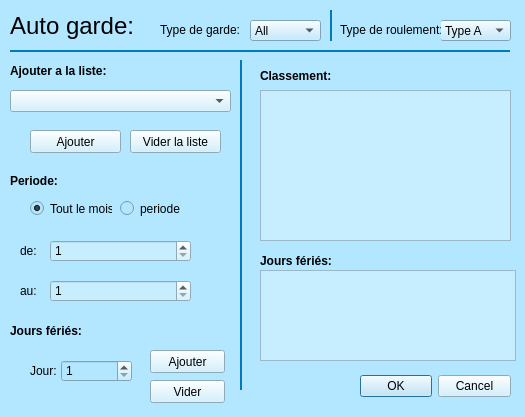
<?xml version="1.0" encoding="UTF-8"?>
<ui version="4.0">
 <class>Dialog</class>
 <widget class="QDialog" name="Dialog">
  <property name="geometry">
   <rect>
    <x>0</x>
    <y>0</y>
    <width>525</width>
    <height>417</height>
   </rect>
  </property>
  <property name="sizePolicy">
   <sizepolicy hsizetype="Fixed" vsizetype="Fixed">
    <horstretch>0</horstretch>
    <verstretch>0</verstretch>
   </sizepolicy>
  </property>
  <property name="minimumSize">
   <size>
    <width>525</width>
    <height>417</height>
   </size>
  </property>
  <property name="maximumSize">
   <size>
    <width>525</width>
    <height>417</height>
   </size>
  </property>
  <property name="windowTitle">
   <string>Dialog</string>
  </property>
  <property name="styleSheet">
   <string notr="true">background-color: rgb(179, 230, 255);</string>
  </property>
  <widget class="QDialogButtonBox" name="buttonBox">
   <property name="geometry">
    <rect>
     <x>360</x>
     <y>370</y>
     <width>151</width>
     <height>32</height>
    </rect>
   </property>
   <property name="styleSheet">
    <string notr="true">background-color: rgb(199, 238, 255);</string>
   </property>
   <property name="orientation">
    <enum>Qt::Horizontal</enum>
   </property>
   <property name="standardButtons">
    <set>QDialogButtonBox::Cancel|QDialogButtonBox::Ok</set>
   </property>
  </widget>
  <widget class="QLabel" name="label">
   <property name="geometry">
    <rect>
     <x>10</x>
     <y>10</y>
     <width>131</width>
     <height>31</height>
    </rect>
   </property>
   <property name="font">
    <font>
     <pointsize>18</pointsize>
    </font>
   </property>
   <property name="layoutDirection">
    <enum>Qt::LeftToRight</enum>
   </property>
   <property name="styleSheet">
    <string notr="true"/>
   </property>
   <property name="text">
    <string>Auto garde:</string>
   </property>
  </widget>
  <widget class="QWidget" name="widget_3" native="true">
   <property name="geometry">
    <rect>
     <x>10</x>
     <y>50</y>
     <width>500</width>
     <height>2</height>
    </rect>
   </property>
   <property name="sizePolicy">
    <sizepolicy hsizetype="Preferred" vsizetype="Fixed">
     <horstretch>0</horstretch>
     <verstretch>0</verstretch>
    </sizepolicy>
   </property>
   <property name="minimumSize">
    <size>
     <width>0</width>
     <height>2</height>
    </size>
   </property>
   <property name="maximumSize">
    <size>
     <width>16777215</width>
     <height>2</height>
    </size>
   </property>
   <property name="styleSheet">
    <string notr="true">background-color: rgb(5, 122, 185);</string>
   </property>
  </widget>
  <widget class="QComboBox" name="comboBox">
   <property name="geometry">
    <rect>
     <x>10</x>
     <y>90</y>
     <width>221</width>
     <height>22</height>
    </rect>
   </property>
   <property name="styleSheet">
    <string notr="true">background-color: rgb(199, 238, 255);</string>
   </property>
  </widget>
  <widget class="QLabel" name="label_2">
   <property name="geometry">
    <rect>
     <x>260</x>
     <y>65</y>
     <width>111</width>
     <height>21</height>
    </rect>
   </property>
   <property name="font">
    <font>
     <weight>75</weight>
     <bold>true</bold>
    </font>
   </property>
   <property name="text">
    <string>Classement:</string>
   </property>
  </widget>
  <widget class="QWidget" name="widget_10" native="true">
   <property name="geometry">
    <rect>
     <x>240</x>
     <y>60</y>
     <width>2</width>
     <height>330</height>
    </rect>
   </property>
   <property name="sizePolicy">
    <sizepolicy hsizetype="Preferred" vsizetype="Fixed">
     <horstretch>0</horstretch>
     <verstretch>0</verstretch>
    </sizepolicy>
   </property>
   <property name="minimumSize">
    <size>
     <width>2</width>
     <height>20</height>
    </size>
   </property>
   <property name="maximumSize">
    <size>
     <width>2</width>
     <height>16777215</height>
    </size>
   </property>
   <property name="styleSheet">
    <string notr="true">background-color: rgb(5, 122, 185);</string>
   </property>
  </widget>
  <widget class="QLabel" name="label_3">
   <property name="geometry">
    <rect>
     <x>10</x>
     <y>60</y>
     <width>151</width>
     <height>21</height>
    </rect>
   </property>
   <property name="font">
    <font>
     <weight>75</weight>
     <bold>true</bold>
    </font>
   </property>
   <property name="text">
    <string>Ajouter a la liste:</string>
   </property>
  </widget>
  <widget class="QPushButton" name="pushButton">
   <property name="geometry">
    <rect>
     <x>30</x>
     <y>130</y>
     <width>91</width>
     <height>23</height>
    </rect>
   </property>
   <property name="styleSheet">
    <string notr="true">background-color: rgb(199, 238, 255);</string>
   </property>
   <property name="text">
    <string>Ajouter</string>
   </property>
  </widget>
  <widget class="QPushButton" name="pushButton_3">
   <property name="geometry">
    <rect>
     <x>130</x>
     <y>130</y>
     <width>91</width>
     <height>23</height>
    </rect>
   </property>
   <property name="styleSheet">
    <string notr="true">background-color: rgb(199, 238, 255);</string>
   </property>
   <property name="text">
    <string>Vider la liste</string>
   </property>
  </widget>
  <widget class="QLabel" name="label_4">
   <property name="geometry">
    <rect>
     <x>10</x>
     <y>170</y>
     <width>151</width>
     <height>21</height>
    </rect>
   </property>
   <property name="font">
    <font>
     <weight>75</weight>
     <bold>true</bold>
    </font>
   </property>
   <property name="text">
    <string>Periode:</string>
   </property>
  </widget>
  <widget class="QRadioButton" name="radioButton">
   <property name="geometry">
    <rect>
     <x>120</x>
     <y>200</y>
     <width>82</width>
     <height>17</height>
    </rect>
   </property>
   <property name="text">
    <string>periode</string>
   </property>
  </widget>
  <widget class="QRadioButton" name="radioButton_2">
   <property name="geometry">
    <rect>
     <x>30</x>
     <y>200</y>
     <width>82</width>
     <height>17</height>
    </rect>
   </property>
   <property name="text">
    <string>Tout le mois</string>
   </property>
   <property name="checked">
    <bool>true</bool>
   </property>
  </widget>
  <widget class="QLabel" name="label_5">
   <property name="enabled">
    <bool>true</bool>
   </property>
   <property name="geometry">
    <rect>
     <x>20</x>
     <y>240</y>
     <width>21</width>
     <height>21</height>
    </rect>
   </property>
   <property name="font">
    <font>
     <weight>50</weight>
     <bold>false</bold>
    </font>
   </property>
   <property name="text">
    <string>de: </string>
   </property>
  </widget>
  <widget class="QLabel" name="label_6">
   <property name="geometry">
    <rect>
     <x>20</x>
     <y>280</y>
     <width>21</width>
     <height>21</height>
    </rect>
   </property>
   <property name="font">
    <font>
     <weight>50</weight>
     <bold>false</bold>
    </font>
   </property>
   <property name="text">
    <string>au:</string>
   </property>
  </widget>
  <widget class="QSpinBox" name="spinBox">
   <property name="geometry">
    <rect>
     <x>50</x>
     <y>240</y>
     <width>141</width>
     <height>22</height>
    </rect>
   </property>
   <property name="styleSheet">
    <string notr="true">background-color: rgb(199, 238, 255);</string>
   </property>
   <property name="minimum">
    <number>1</number>
   </property>
   <property name="maximum">
    <number>31</number>
   </property>
  </widget>
  <widget class="QSpinBox" name="spinBox_2">
   <property name="geometry">
    <rect>
     <x>50</x>
     <y>280</y>
     <width>141</width>
     <height>22</height>
    </rect>
   </property>
   <property name="styleSheet">
    <string notr="true">background-color: rgb(199, 238, 255);</string>
   </property>
   <property name="buttonSymbols">
    <enum>QAbstractSpinBox::UpDownArrows</enum>
   </property>
   <property name="minimum">
    <number>1</number>
   </property>
   <property name="maximum">
    <number>31</number>
   </property>
  </widget>
  <widget class="QLabel" name="label_7">
   <property name="geometry">
    <rect>
     <x>10</x>
     <y>320</y>
     <width>151</width>
     <height>21</height>
    </rect>
   </property>
   <property name="font">
    <font>
     <weight>75</weight>
     <bold>true</bold>
    </font>
   </property>
   <property name="text">
    <string>Jours fériés:</string>
   </property>
  </widget>
  <widget class="QLabel" name="label_8">
   <property name="geometry">
    <rect>
     <x>260</x>
     <y>250</y>
     <width>111</width>
     <height>21</height>
    </rect>
   </property>
   <property name="font">
    <font>
     <weight>75</weight>
     <bold>true</bold>
    </font>
   </property>
   <property name="text">
    <string>Jours fériés:</string>
   </property>
  </widget>
  <widget class="QSpinBox" name="spinBox_3">
   <property name="geometry">
    <rect>
     <x>61</x>
     <y>360</y>
     <width>71</width>
     <height>22</height>
    </rect>
   </property>
   <property name="minimum">
    <number>1</number>
   </property>
   <property name="maximum">
    <number>31</number>
   </property>
  </widget>
  <widget class="QLabel" name="label_9">
   <property name="enabled">
    <bool>true</bool>
   </property>
   <property name="geometry">
    <rect>
     <x>30</x>
     <y>360</y>
     <width>31</width>
     <height>21</height>
    </rect>
   </property>
   <property name="font">
    <font>
     <weight>50</weight>
     <bold>false</bold>
    </font>
   </property>
   <property name="text">
    <string>Jour:</string>
   </property>
  </widget>
  <widget class="QPushButton" name="pushButton_2">
   <property name="geometry">
    <rect>
     <x>150</x>
     <y>350</y>
     <width>75</width>
     <height>23</height>
    </rect>
   </property>
   <property name="styleSheet">
    <string notr="true">background-color: rgb(199, 238, 255);</string>
   </property>
   <property name="text">
    <string>Ajouter</string>
   </property>
  </widget>
  <widget class="QPushButton" name="pushButton_4">
   <property name="geometry">
    <rect>
     <x>150</x>
     <y>380</y>
     <width>75</width>
     <height>23</height>
    </rect>
   </property>
   <property name="styleSheet">
    <string notr="true">background-color: rgb(199, 238, 255);</string>
   </property>
   <property name="text">
    <string>Vider</string>
   </property>
  </widget>
  <widget class="QListWidget" name="listWidget">
   <property name="geometry">
    <rect>
     <x>260</x>
     <y>90</y>
     <width>251</width>
     <height>151</height>
    </rect>
   </property>
   <property name="styleSheet">
    <string notr="true">background-color: rgb(199, 238, 255);</string>
   </property>
  </widget>
  <widget class="QListWidget" name="listWidget_2">
   <property name="geometry">
    <rect>
     <x>260</x>
     <y>270</y>
     <width>256</width>
     <height>91</height>
    </rect>
   </property>
   <property name="styleSheet">
    <string notr="true">background-color: rgb(199, 238, 255);</string>
   </property>
  </widget>
  <widget class="QComboBox" name="comboBox_2">
   <property name="geometry">
    <rect>
     <x>440</x>
     <y>20</y>
     <width>71</width>
     <height>21</height>
    </rect>
   </property>
   <item>
    <property name="text">
     <string>Type A</string>
    </property>
   </item>
   <item>
    <property name="text">
     <string>Type B</string>
    </property>
   </item>
  </widget>
  <widget class="QComboBox" name="comboBox_3">
   <property name="geometry">
    <rect>
     <x>250</x>
     <y>20</y>
     <width>71</width>
     <height>21</height>
    </rect>
   </property>
   <item>
    <property name="text">
     <string>All</string>
    </property>
   </item>
   <item>
    <property name="text">
     <string>Only gardes</string>
    </property>
   </item>
   <item>
    <property name="text">
     <string>Only night gardes</string>
    </property>
   </item>
   <item>
    <property name="text">
     <string>Only days gardes</string>
    </property>
   </item>
  </widget>
  <widget class="QLabel" name="label_10">
   <property name="geometry">
    <rect>
     <x>340</x>
     <y>20</y>
     <width>101</width>
     <height>20</height>
    </rect>
   </property>
   <property name="text">
    <string>Type de roulement:</string>
   </property>
  </widget>
  <widget class="QWidget" name="widget_11" native="true">
   <property name="geometry">
    <rect>
     <x>330</x>
     <y>10</y>
     <width>2</width>
     <height>31</height>
    </rect>
   </property>
   <property name="sizePolicy">
    <sizepolicy hsizetype="Preferred" vsizetype="Fixed">
     <horstretch>0</horstretch>
     <verstretch>0</verstretch>
    </sizepolicy>
   </property>
   <property name="minimumSize">
    <size>
     <width>2</width>
     <height>20</height>
    </size>
   </property>
   <property name="maximumSize">
    <size>
     <width>2</width>
     <height>16777215</height>
    </size>
   </property>
   <property name="styleSheet">
    <string notr="true">background-color: rgb(5, 122, 185);</string>
   </property>
  </widget>
  <widget class="QLabel" name="label_11">
   <property name="geometry">
    <rect>
     <x>160</x>
     <y>20</y>
     <width>81</width>
     <height>20</height>
    </rect>
   </property>
   <property name="text">
    <string>Type de garde:</string>
   </property>
  </widget>
 </widget>
 <resources/>
 <connections>
  <connection>
   <sender>buttonBox</sender>
   <signal>accepted()</signal>
   <receiver>Dialog</receiver>
   <slot>accept()</slot>
   <hints>
    <hint type="sourcelabel">
     <x>248</x>
     <y>254</y>
    </hint>
    <hint type="destinationlabel">
     <x>157</x>
     <y>274</y>
    </hint>
   </hints>
  </connection>
  <connection>
   <sender>buttonBox</sender>
   <signal>rejected()</signal>
   <receiver>Dialog</receiver>
   <slot>reject()</slot>
   <hints>
    <hint type="sourcelabel">
     <x>316</x>
     <y>260</y>
    </hint>
    <hint type="destinationlabel">
     <x>286</x>
     <y>274</y>
    </hint>
   </hints>
  </connection>
 </connections>
</ui>
